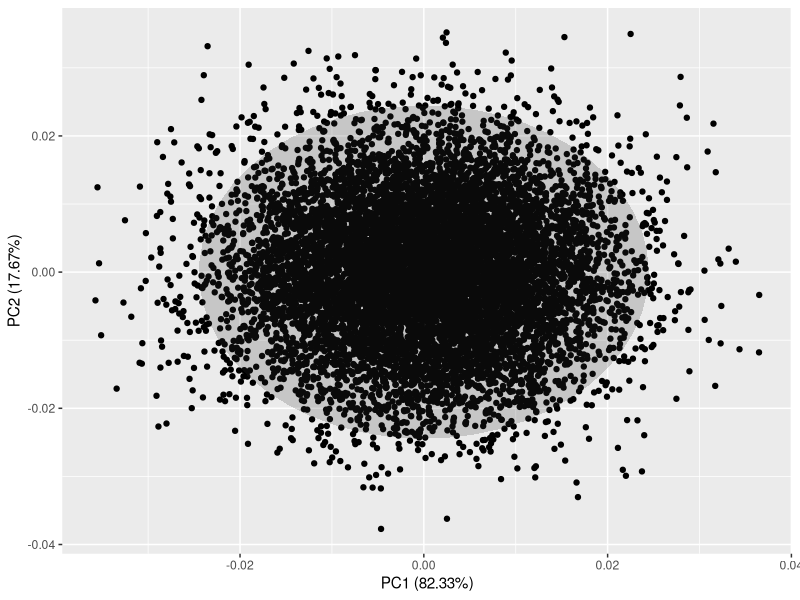
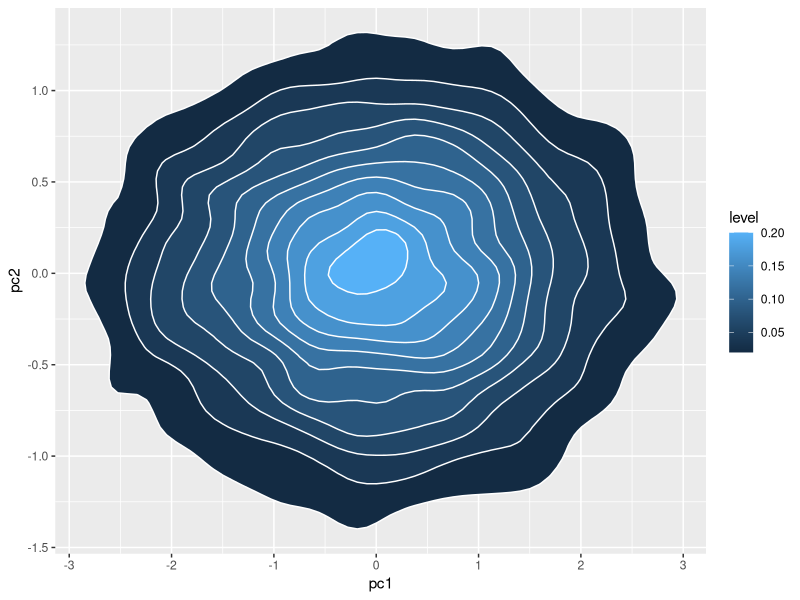
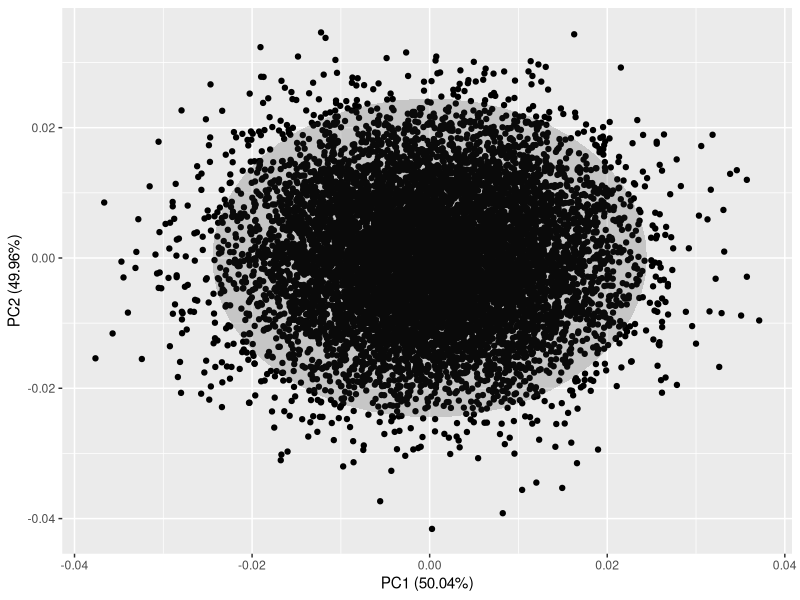
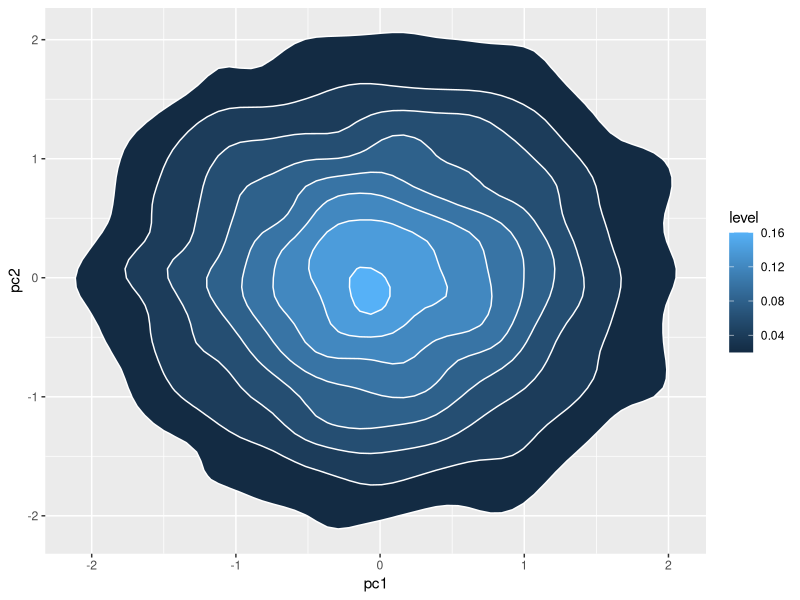
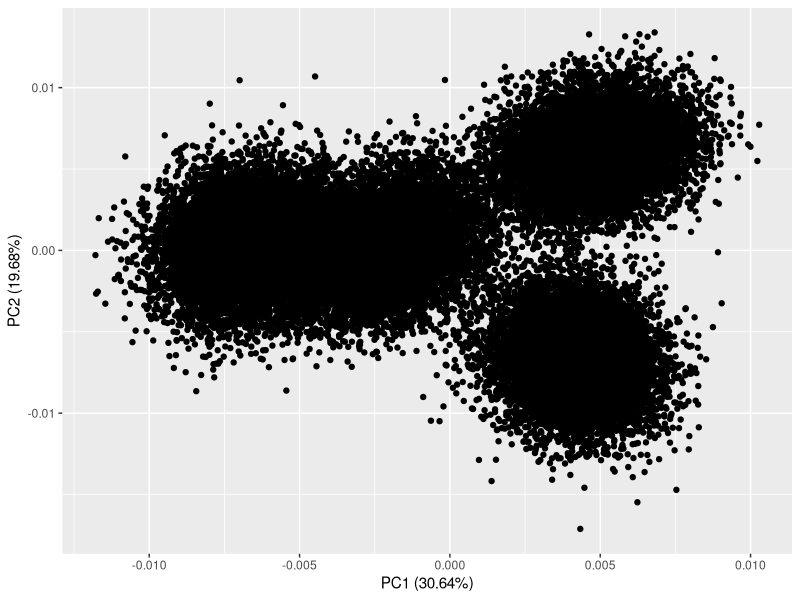
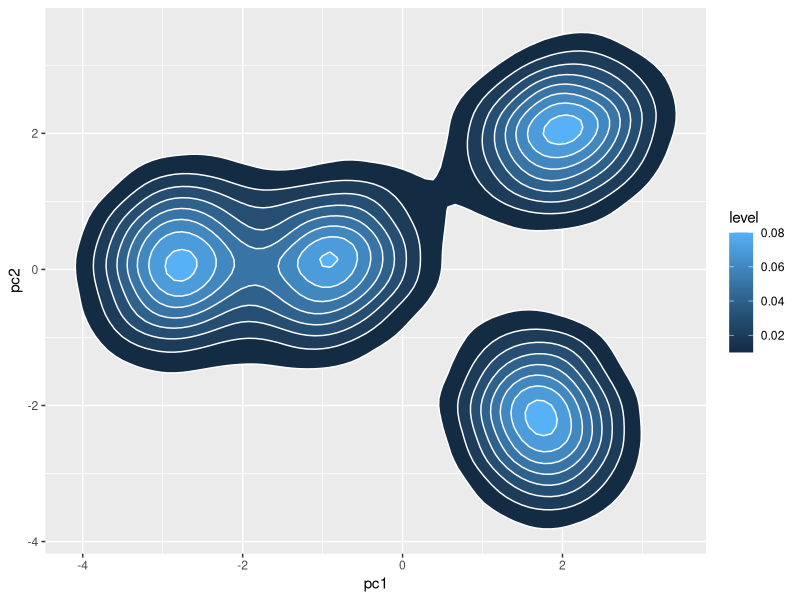
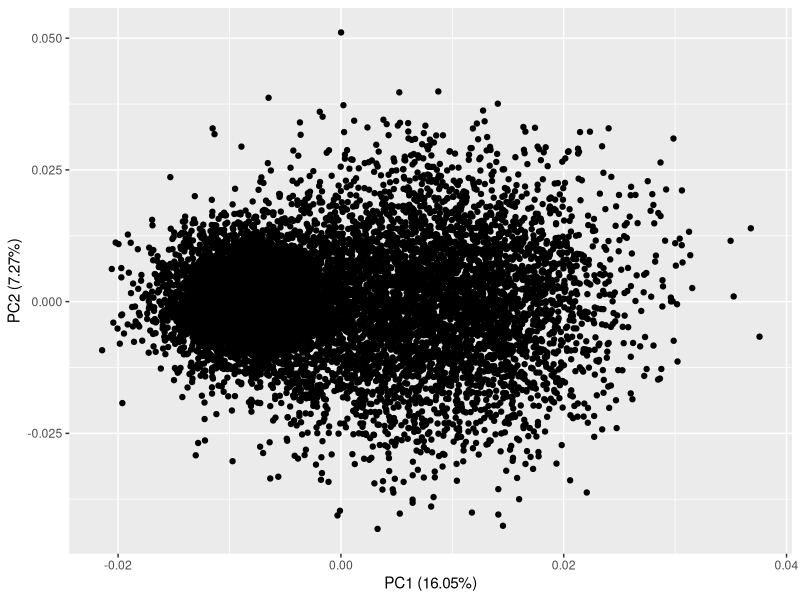
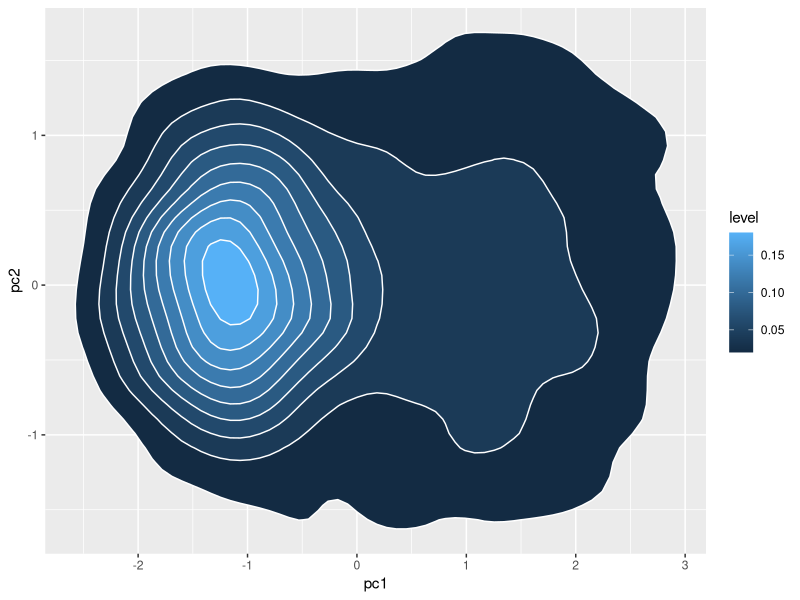

The R script that drew these images, in order:
## ---- chunk 1
knitr::opts_chunk$set(echo = TRUE)
## ---- chunk 2
library(MASS)
library(ggfortify)
library(cluster)
## ---- chunk 3
set.seed(525)
n <- 100
x <- sample(x = c(0,1), size = n, replace = TRUE)
x_mx <- matrix(c(rep(1, n), x), ncol = n, byrow = TRUE)
# Get the true beta
mean <- c(0, 0)                                   
cov_mx <- matrix(c(2, 0, 0, 2),
                                   ncol = 2)
  
# create bivariate normal distribution
beta_true <- mvrnorm(n = n,
                        mu = mean, 
                        Sigma = cov_mx)

# beta_0 <- rnorm(1, 0, 2) # -0.6
# beta_1 <- rnorm(1, 0, 2) # 0.95

logit_inv <- function(x){
  1/(1+exp(-x))
}


pr <- logit_inv(diag(beta_true %*% x_mx))
y <- rbinom(n,1,pr)
y_hat <- 2*y-1

## ---- chunk 4
prior_mean <- c(0, 0)                                   
prior_cov_mx <- matrix(c(1000, 0, 0, 1000),
                                   ncol = 2)
  
# create bivariate normal distribution
sample_prior <- mvrnorm(n = 1,
                        mu = prior_mean, 
                        Sigma = prior_cov_mx)

## ---- chunk 5
likelihood <- function(beta){
  sum(log(1+exp(-y_hat*t(beta)%*%x_mx))) + 1/2*t(beta) %*% solve(prior_cov_mx) %*% beta
}

grad_likelihood <- function(beta){
  Z <- (logit_inv(y_hat*t(beta) %*% x_mx)-1) * y_hat 
  Z %*% t(x_mx) + t(beta) %*% solve(prior_cov_mx) 
}

hessian_likelihood <- function(beta){
  Z <- logit_inv(y_hat*t(beta) %*% x_mx)*(1 - logit_inv(y_hat*t(beta) %*% x_mx))
  x_mx %*% diag(as.vector(Z)) %*% t(x_mx) + solve(prior_cov_mx) 
}
## ---- chunk 6
get_map <- function(beta_ini = matrix(c(0,0), ncol = 1),
                    max_step = 1000){
  beta_temp <- beta_ini
  for(i in 1:max_step){
    beta_new <- beta_temp - solve(hessian_likelihood(beta_temp)) %*% t(grad_likelihood(beta_temp))
    beta_temp <- beta_new
  }
  
  beta_temp
}
## ---- chunk 7
(beta_map <- get_map())
(beta_cov_mx <- hessian_likelihood(beta_map))
## ---- chunk 8
set.seed(525)
size <- 10000
sample_posterior <- mvrnorm(n = size,
                        mu = beta_map, 
                        Sigma = beta_cov_mx)

## ---- chunk 9
set.seed(525)
size <- 10000
sample_true <- mvrnorm(n = size,
                        mu =  c(0, 0), 
                        Sigma = matrix(c(2, 0, 0, 2),
                                   ncol = 2))
## ---- chunk 10
pca_res <- prcomp(sample_posterior, scale. = TRUE)

autoplot(pca_res,frame = TRUE, frame.type = 'norm')
## ---- chunk 11
pca <- prcomp(sample_posterior, scale. = TRUE)

axes <- predict(pca, newdata = sample_posterior)
pc1 <- axes[,1]
pc2 <- axes[,2]

data <- as.data.frame(cbind(pc1, pc2))

# Area + contour
ggplot(data, aes(x=pc1, y=pc2) ) +
  stat_density_2d(aes(fill = ..level..), geom = "polygon", colour="white")

## ---- chunk 12
pca_res <- prcomp(sample_true, scale. = TRUE)

autoplot(pca_res,frame = TRUE, frame.type = 'norm')
## ---- chunk 13
pca <- prcomp(sample_true, scale. = TRUE)

axes <- predict(pca, newdata = sample_true)
pc1 <- axes[,1]
pc2 <- axes[,2]

data <- as.data.frame(cbind(pc1, pc2))

# Area + contour
ggplot(data, aes(x=pc1, y=pc2) ) +
  stat_density_2d(aes(fill = ..level..), geom = "polygon", colour="white")

## ---- chunk 14
set.seed(525)
size <- 10000
dim <- 14

mu_list <- runif(dim, -1, 3)
cov_mx <- diag(runif(dim, 0, 2))

sample_true1 <- mvrnorm(n = size,
                        mu =  mu_list, 
                        Sigma = cov_mx)

mu_list <- runif(dim, 1, 3)
cov_mx <- diag(runif(dim, 0, 2))
sample_true2 <- mvrnorm(n = size,
                        mu =  mu_list, 
                        Sigma = cov_mx)

mu_list <- runif(dim, 1, 5)
cov_mx <- diag(runif(dim, 0, 2))
sample_true3 <- mvrnorm(n = size,
                        mu =  mu_list, 
                        Sigma = cov_mx)


mu_list <- runif(dim, -1, 5)
cov_mx <- diag(runif(dim, 0, 2))
sample_true4 <- mvrnorm(n = size,
                        mu =  mu_list, 
                        Sigma = cov_mx)

sample_true <- rbind(sample_true1,
                     sample_true2,
                     sample_true3,
                     sample_true4)
## ---- chunk 15
pca_res <- prcomp(sample_true, scale. = TRUE)

autoplot(pca_res)
## ---- chunk 16
pca <- prcomp(sample_true, scale. = TRUE)

axes <- predict(pca, newdata = sample_true)
pc1 <- axes[,1]
pc2 <- axes[,2]

data <- as.data.frame(cbind(pc1, pc2))

# Area + contour
ggplot(data, aes(x=pc1, y=pc2) ) +
  stat_density_2d(aes(fill = ..level..), geom = "polygon", colour="white")

## ---- chunk 17
set.seed(525)
size <- 5000
dim <- 14

mu_list <- runif(dim, 1, 2)
cov_mx <- diag(rep(1,dim))

sample_true1 <- mvrnorm(n = size,
                        mu =  mu_list, 
                        Sigma = cov_mx)

mu_list <- runif(dim, 2, 3)
cov_mx <- diag(rep(4,dim))
sample_true2 <- mvrnorm(n = size,
                        mu =  mu_list, 
                        Sigma = cov_mx)


sample_true <- rbind(sample_true1,
                     sample_true2)
## ---- chunk 18
pca_res <- prcomp(sample_true, scale. = TRUE)

autoplot(pca_res)
## ---- chunk 19
pca <- prcomp(sample_true, scale. = TRUE)

axes <- predict(pca, newdata = sample_true)
pc1 <- axes[,1]
pc2 <- axes[,2]

data <- as.data.frame(cbind(pc1, pc2))

# Area + contour
ggplot(data, aes(x=pc1, y=pc2) ) +
  stat_density_2d(aes(fill = ..level..), geom = "polygon", colour="white")
